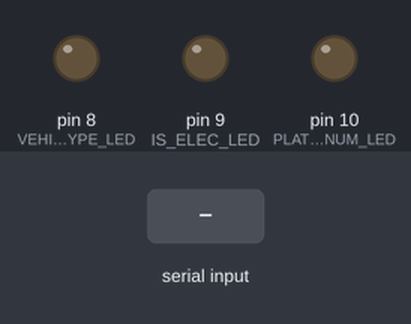
A sketch run on a simulated Arduino Uno, built with avr-gcc and run on an emulated ATmega328P. Parts: output pins drawn as LEDs (lit = HIGH). The test bench sets the inputs (shaded band).

Above: at 1.2 s.
1.3 s: "1\n" received over Serial
At 2.5 s:
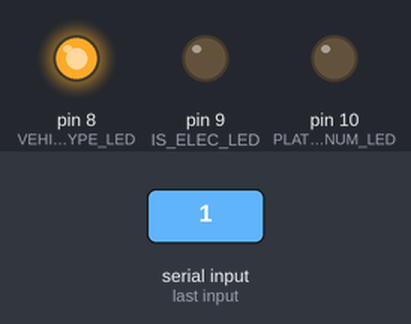
2.8 s: "0\n" received over Serial
At 3.7 s:
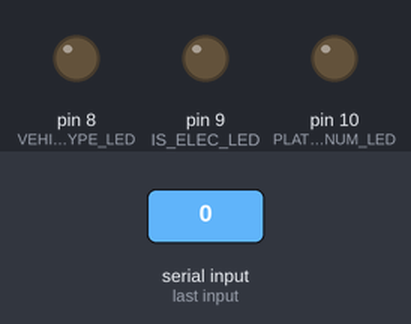
Timing chart, 0 to 5.8 s (numbered marks = the images above; inputs shaded):
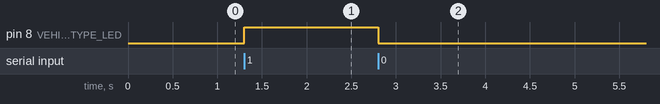

Measured:
- after the input at 1.3 s, pin 8 (VEHICLE_TYPE_LED): LOW → HIGH at once
- after the input at 2.8 s, pin 8 (VEHICLE_TYPE_LED): HIGH → LOW at once

The sketch:

car_identification.ino
```cpp
#include <SPI.h>

// Pin settings
const int VEHICLE_TYPE_LED = 8;
const int IS_ELEC_LED = 9;
const int PLATE_NUM_LED = 10;


const int BUFFER_SIZE = 4;

void setup() {
  Serial.begin(9600);
  pinMode(VEHICLE_TYPE_LED, OUTPUT);
  pinMode(IS_ELEC_LED, OUTPUT);
  pinMode(PLATE_NUM_LED, OUTPUT);
}

void loop() {

  int recv_size = 0;
  char recv_buffer[BUFFER_SIZE];
  memset(recv_buffer, 0x00, BUFFER_SIZE);

  if (Serial.available() > 0)
  {
    recv_size = Serial.readBytesUntil('\n', recv_buffer, BUFFER_SIZE);
  }

  if (recv_size > 0)
  {
    String recv_data = String((char*)recv_buffer);

    if (recv_data[0] == '1')
    {
      digitalWrite(VEHICLE_TYPE_LED, HIGH);
    }
    else
    {
      digitalWrite(VEHICLE_TYPE_LED, LOW);
    }

    if (recv_data[1] == '1')
    {
      digitalWrite(IS_ELEC_LED, HIGH);
    }
    else
    {
      digitalWrite(IS_ELEC_LED, LOW);
    }

    if (recv_data[2] == '1')
    {
      digitalWrite(PLATE_NUM_LED, HIGH);
    }
    else
    {
      digitalWrite(PLATE_NUM_LED, LOW);
    }
  }

}
```
